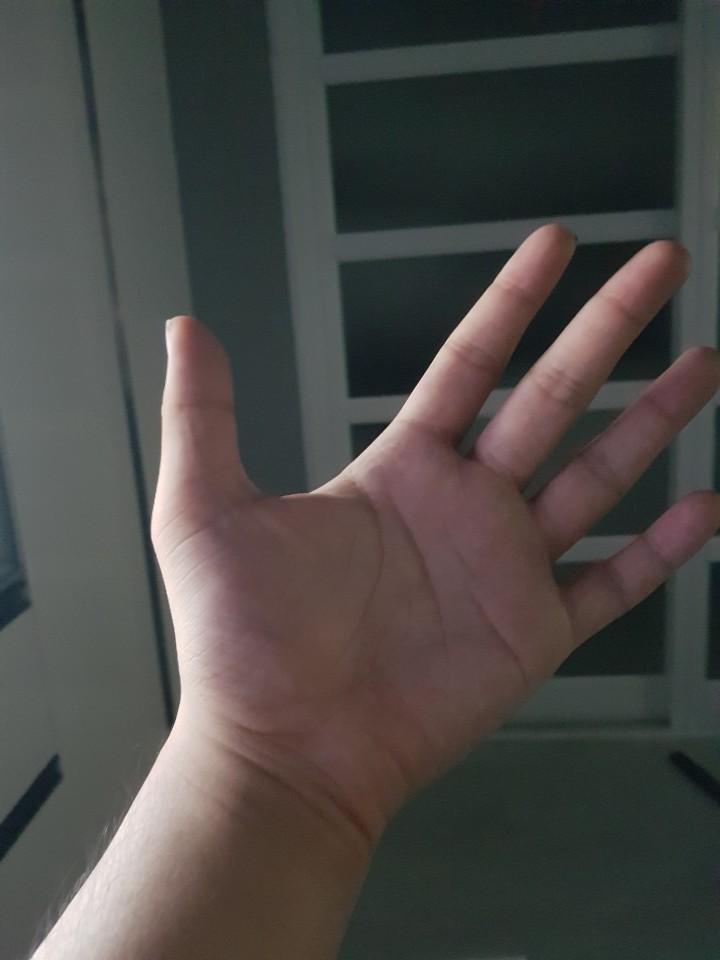
//> input picture test2.jpg, 720 x 960 px
$ ./cvTest   (built with g++ and OpenCV 4)
//> lines starting //> are read from the running program, lines starting //| are printed output that depends on the picture; after the words box and inside, x2 and y2 are one past the last pixel; in counts of white or black regions, pixels touching at a corner belong together
#include <iostream>
#include <opencv2/opencv.hpp>
#include <opencv2/imgproc/imgproc.hpp>
#include <opencv2/highgui/highgui.hpp>
#include <vector>

using namespace cv;
using namespace std;

int main() {
	Mat frame = imread("test2.jpg");
//> frame is the input picture: 960 rows x 720 cols, CV_8UC3; mean B, G, R 70.3, 73.2, 75.6
	Mat frame2;
	GaussianBlur(frame, frame, Size(3,3), 0);
	cvtColor(frame, frame2, COLOR_BGR2YCrCb);
//> frame2: 960 rows x 720 cols, CV_8UC3; mean of channels 0, 1, 2 73.6, 129.5, 126.2

	Mat frames[3];

	split(frame2, frames);
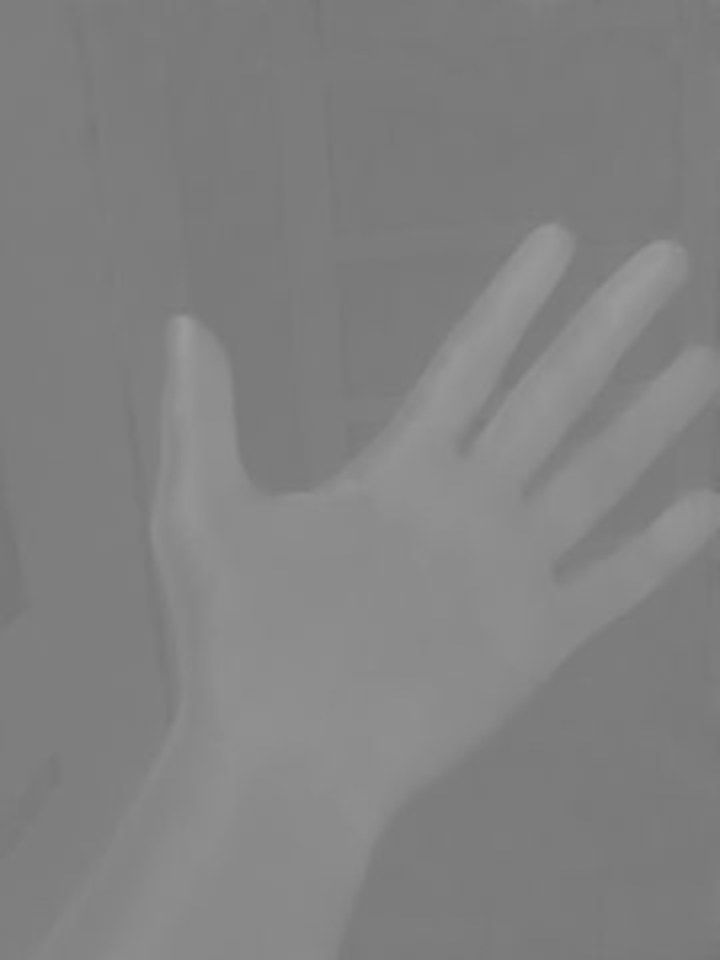
//> frames[1]: 960 rows x 720 cols, CV_8UC1; min 116, max 156, mean 129.5
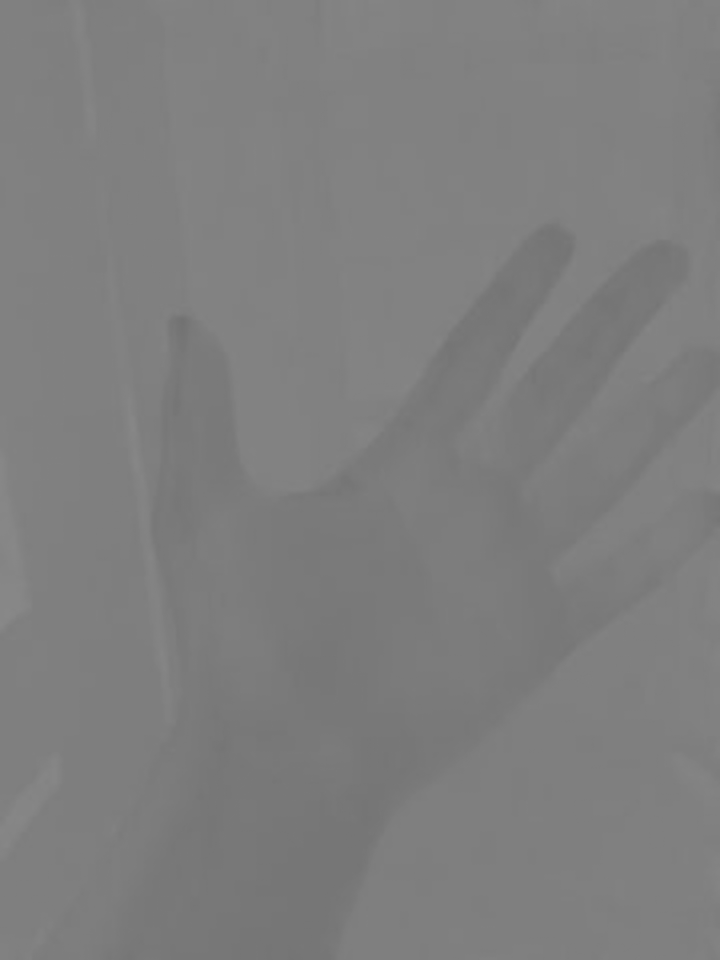
//> frames[2]: 960 rows x 720 cols, CV_8UC1; min 114, max 136, mean 126.2


	hconcat(frames[0], frames[1], frames[0]);
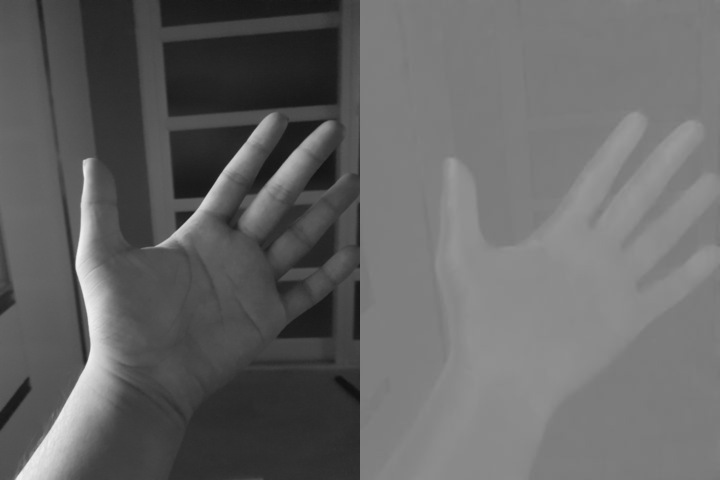
//> frames[0]: 960 rows x 1440 cols, CV_8UC1 (shown at 1/2 size); min 15, max 243, mean 101.5
	hconcat(frames[0], frames[2], frames[0]);
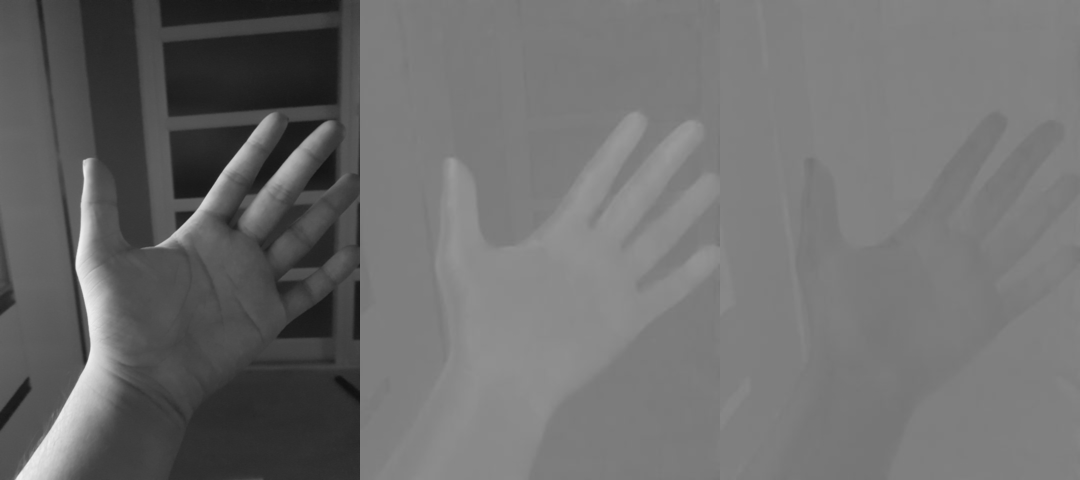
//> frames[0]: 960 rows x 2160 cols, CV_8UC1 (shown at 1/2 size); min 15, max 243, mean 109.7

	//imshow("test", frame);
	for (int i = 0; i < frame2.cols; i++) {
		for (int j = 0; j < frame2.rows; j++) {
			uchar cb = frame2.at<Vec3b>(j, i)[1];
			uchar cr = frame2.at<Vec3b>(j, i)[2];

			if (cb >= 128 && cb <= 170 && cr >= 73 && cr <= 158) {
				frame2.at<Vec3b>(j, i) = Vec3b(255, 255, 255);
			}
			else {
				frame2.at<Vec3b>(j, i) = Vec3b(0, 0, 0);
			}
		}
	}
//> frame2: 960 rows x 720 cols, CV_8UC3; mean of channels 0, 1, 2 91.4, 91.4, 91.4
	Mat dist;
	cvtColor(frame2, dist, COLOR_BGR2GRAY);
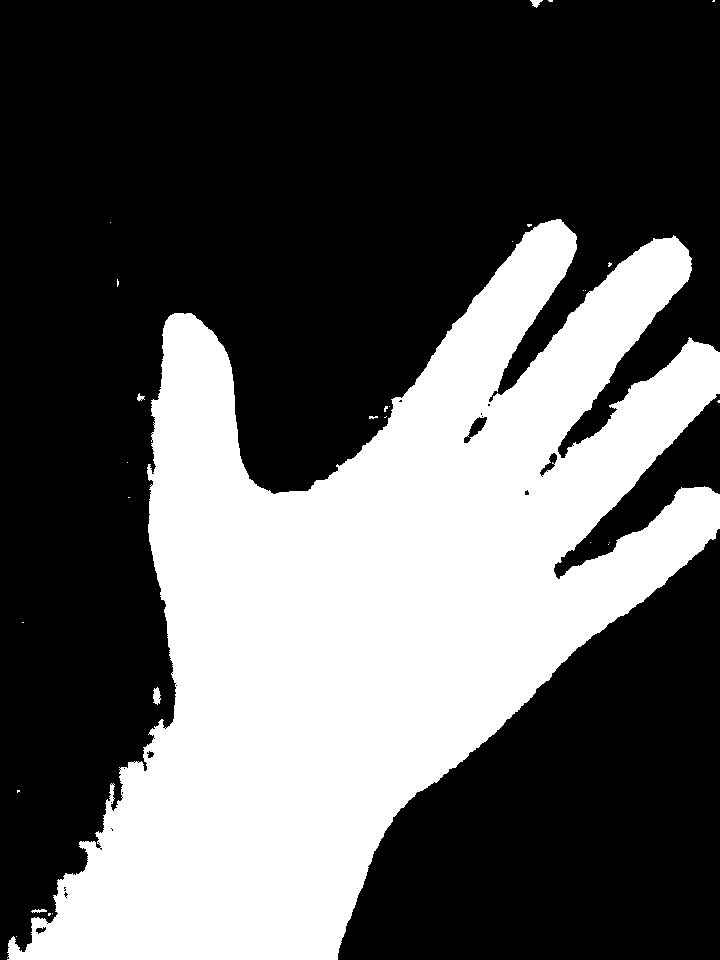
//> dist: 960 rows x 720 cols, CV_8UC1; 35.8% white; 29 white regions (23 under 20 px), largest, box (x1, y1, x2, y2) and area: (7, 219, 720, 960) 247312, (153, 687, 161, 705) 101, (530, 0, 543, 8) 57, (31, 909, 47, 913) 41, (137, 393, 145, 401) 35, (369, 416, 378, 419) 20


	distanceTransform(dist, dist, DIST_C, 3);
//> dist: 960 rows x 720 cols, CV_32FC1
	normalize(dist, dist, 0, 1.0, NORM_MINMAX);
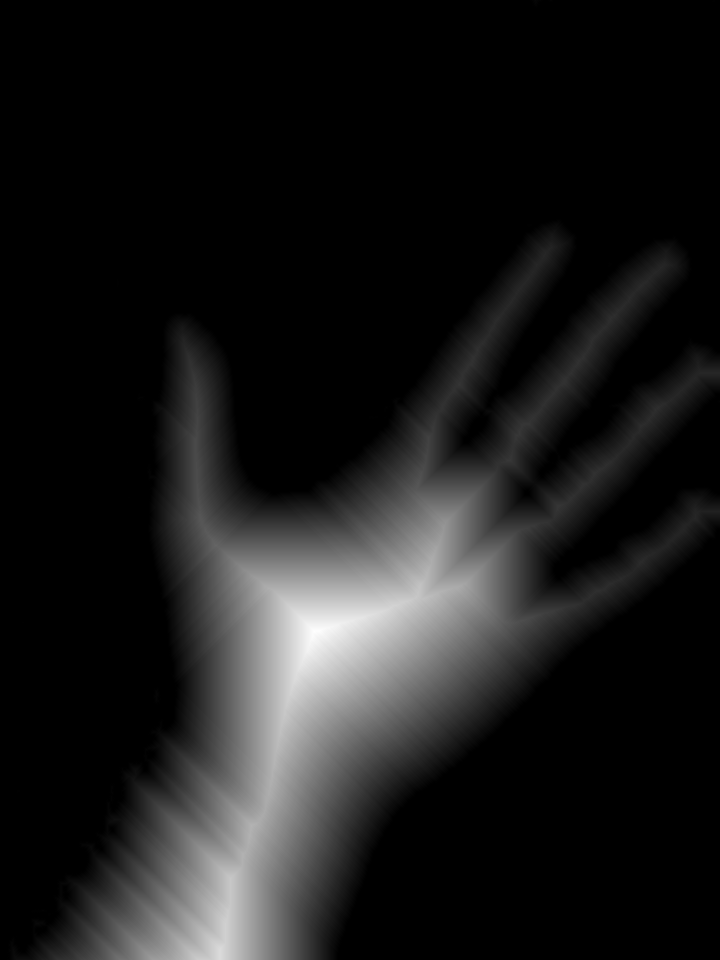
//> dist: 960 rows x 720 cols, CV_32FC1; min 0, max 1, mean 0.104

	double min, max;
	Point minLoc, maxLoc;
	minMaxLoc(dist, &min, &max, &minLoc, &maxLoc);
//> min = 0; max = 1; minLoc = Point(0, 0); maxLoc = Point(314, 631)

	Mat cannyed;
	Canny(frame2, cannyed, 70, 125);
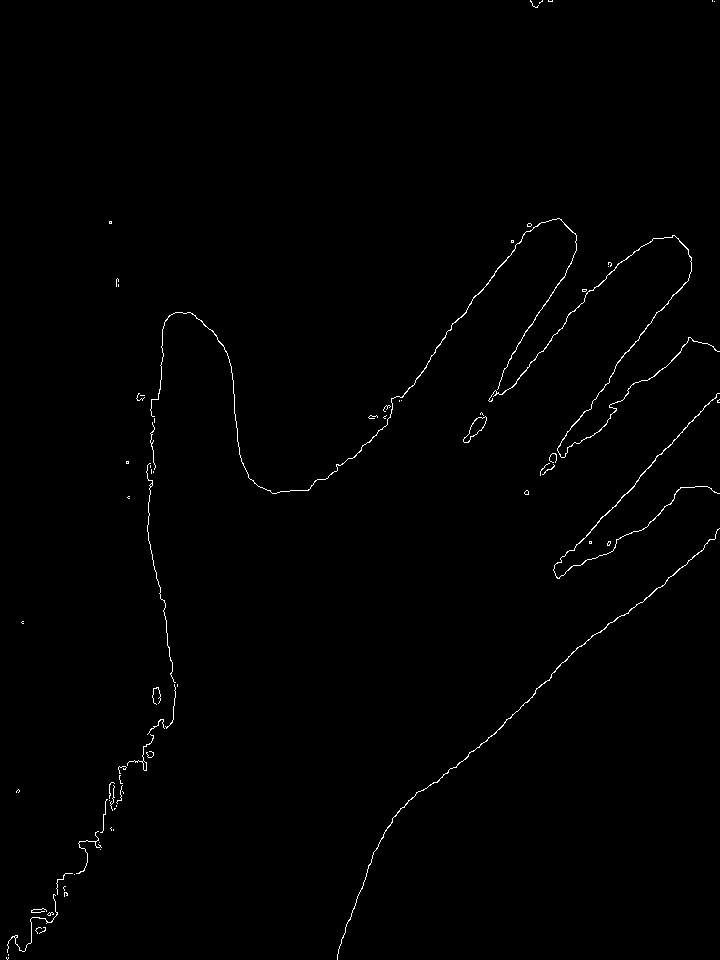
//> cannyed: 960 rows x 720 cols, CV_8UC1; 0.65% white in thin lines or dots

	vector<vector<Point>> contours;
	vector<Vec4i> hierarchy;
	findContours(cannyed, contours, hierarchy, RETR_TREE, CHAIN_APPROX_SIMPLE);
//> contours = 88 contours, 80 with area under 20; largest, box (x1, y1, x2, y2) and area: (463, 416, 487, 443) 234, (463, 416, 487, 443) 226, (488, 235, 720, 458) 178, (150, 218, 577, 494) 160, (337, 528, 720, 960) 130, (553, 393, 720, 579) 116, (127, 734, 154, 771) 33, (142, 760, 147, 771) 26

	circle(frame2, maxLoc, 7, (175, 175, 0));
//> frame2: 960 rows x 720 cols, CV_8UC3; mean of channels 0, 1, 2 91.4, 91.4, 91.4

	cout << minLoc << endl << maxLoc << endl;
//| [0, 0]
//| [314, 631]

	// [8 lines of commented-out code are left out]

	vector<Point> set;
	vector<Point> set2;

	for (int i = 0; i < contours.size(); i++) {
		for (int j = 1; j < contours[i].size()-1; j++) {
			Point previous = contours[i][j-1];
			Point here = contours[i][j];
			Point next = contours[i][j+1];

			Point v1 = here - previous;
			Point v2 = here - next;

			double k = v1.dot(v2) / (sqrt(v1.x*v1.x+v1.y*v1.y)* sqrt(v2.x * v2.x + v2.y * v2.y));

			if (k > -0.01 && k < 0.01) set.push_back(here);
		}
	}
//> this loop made 88 passes
//> after the loop, set = 258 Points (x, y), first 12: [7, 959], [7, 959], [36, 928], [35, 930], [35, 930], [47, 914], [50, 915], [53, 913], [53, 914], [31, 910], [31, 912], [31, 911]


	//hconcat(frame, frame2, frame);
	cout << set.size();
//| 258
	// [13 lines of commented-out code are left out]

	int is = 0;
	while (waitKey(27) != 27) {
//> the Esc key is pressed

		imshow("Y", frame2);
		if(is<set.size())circle(frame2, set[is++], 7, (0, 0, 255));
	}

	system("pause");

	// [25 lines of commented-out code are left out]
}
